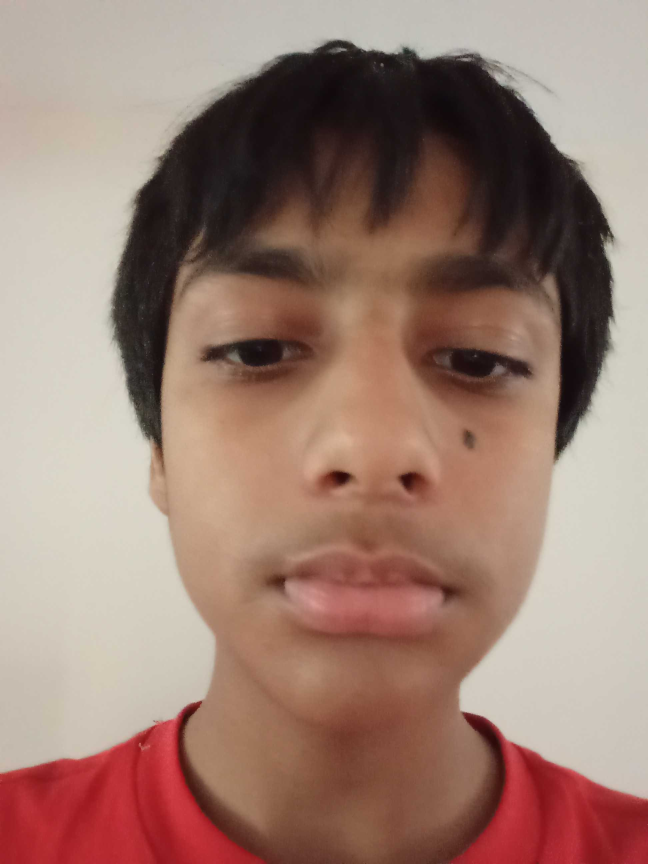
#> input picture me.jpg, 1944 x 2592 px, given in place of the camera (shown at 1/3 size)
$ python pi.py
#> lines starting #> are read from the running program, lines starting #| are printed output that depends on the picture
import cv2
import numpy
import sys,os

me = "me"
dad = "dad"
hhar_file = r"C:\Users\User\OneDrive\Desktop\Open CV with Python\facial reconition\haarcascade_frontalface_default.xml"
datasets = "datasets"
sub_data = "samarth"
sub_data2 = "dad"
path = os.path.join(datasets,sub_data,sub_data2)
if not os.path.isdir(path):
    os.mkdir(path)
(width,height) = (130,100)
face_cascade = cv2.CascadeClassifier(hhar_file)
webcam = cv2.VideoCapture(0)
count = 1
while count < 30:
    (ret,im) = webcam.read()
#> im is the input picture: shape (2592, 1944, 3); mean B, G, R 114.5, 126.5, 156.4
    grey = cv2.cvtColor(im,cv2.COLOR_BGR2GRAY)
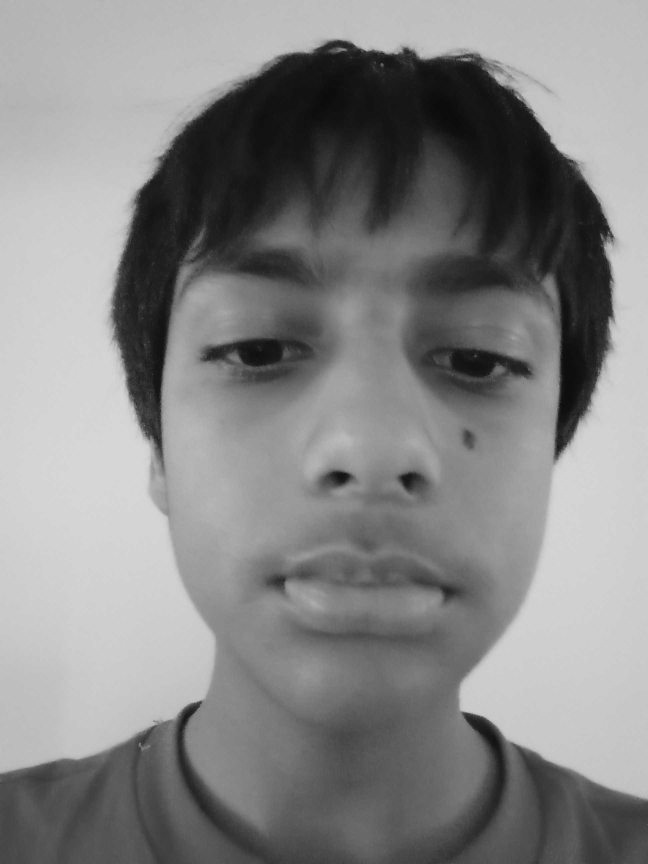
#> grey: shape (2592, 1944) (shown at 1/3 size); min 9, max 216, mean 134.1
    faces = face_cascade.detectMultiScale(grey, 1.3,4)
#> faces = [[275, 474, 1597, 1597]]
    for (x,y,w,h) in faces:
        cv2.rectangle(im,(x,y),(x+w, y+h), (255, 69, 0,), 2)
        me = grey[y:y+h, x:x+w]
        face_resize = cv2.resize(me,(width,height))
        cv2.imwrite('% s/% s.png' % (path, count), face_resize)
        count+= 1
#> this loop made 1 pass
#> (x, y, w, h, count) on pass 1: (275, 474, 1597, 1597, 2)
#> pass 1, `me = grey[y:y+h, x:x+w]`:
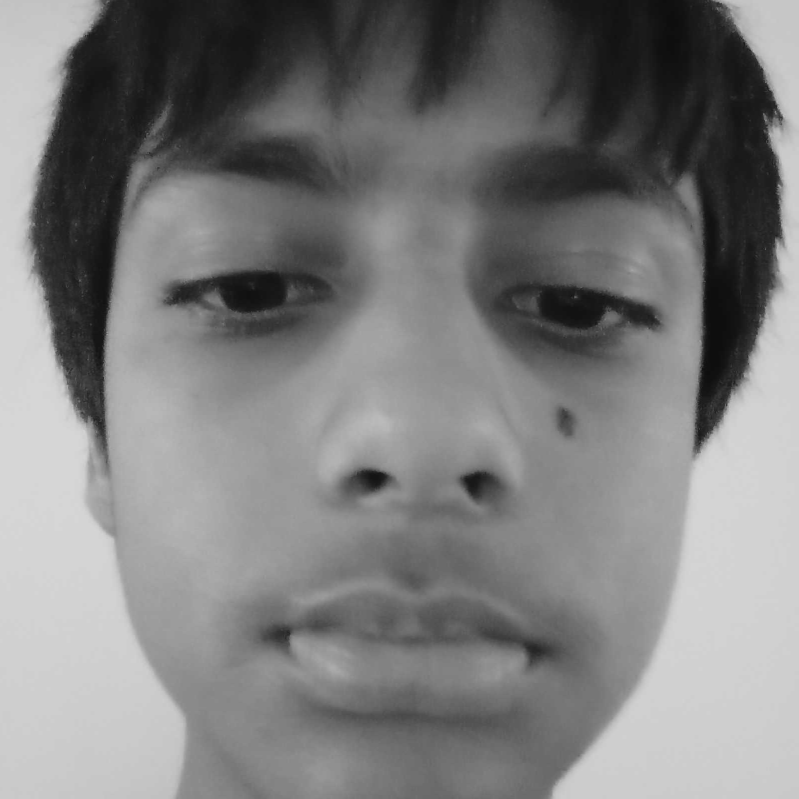
#> me: shape (1597, 1597) (shown at 1/2 size); min 9, max 216, mean 126
#> pass 1, `face_resize = cv2.resize(me,(width,height))`:
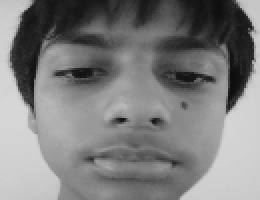
#> face_resize: shape (100, 130) (shown 2 times larger); min 14, max 214, mean 126
#> after the loop, count = 2
    cv2.imshow("opencv",im)
    key = cv2.waitKey(10)
#> (key Esc is pressed here)
    if key == 27:
        break
